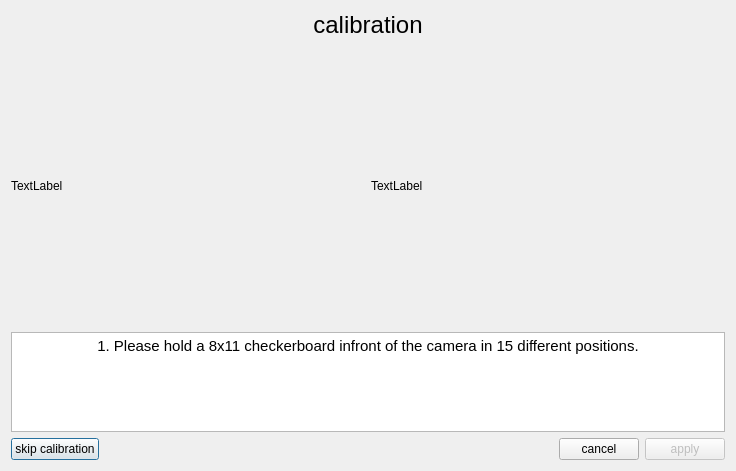
<?xml version="1.0" encoding="UTF-8"?>
<ui version="4.0">
 <class>CalibrationWindow</class>
 <widget class="QDialog" name="CalibrationWindow">
  <property name="geometry">
   <rect>
    <x>0</x>
    <y>0</y>
    <width>736</width>
    <height>471</height>
   </rect>
  </property>
  <property name="windowTitle">
   <string>Dialog</string>
  </property>
  <layout class="QGridLayout" name="gridLayout">
   <item row="5" column="0">
    <spacer name="verticalSpacer_2">
     <property name="orientation">
      <enum>Qt::Vertical</enum>
     </property>
     <property name="sizeHint" stdset="0">
      <size>
       <width>20</width>
       <height>40</height>
      </size>
     </property>
    </spacer>
   </item>
   <item row="3" column="0">
    <layout class="QHBoxLayout" name="horizontalLayout">
     <item>
      <widget class="QLabel" name="labelImageLeft">
       <property name="text">
        <string>TextLabel</string>
       </property>
      </widget>
     </item>
     <item>
      <widget class="QLabel" name="labelImageRight">
       <property name="text">
        <string>TextLabel</string>
       </property>
      </widget>
     </item>
    </layout>
   </item>
   <item row="1" column="0">
    <widget class="QLabel" name="labelTitle">
     <property name="font">
      <font>
       <pointsize>18</pointsize>
      </font>
     </property>
     <property name="frameShape">
      <enum>QFrame::NoFrame</enum>
     </property>
     <property name="text">
      <string>calibration</string>
     </property>
     <property name="alignment">
      <set>Qt::AlignCenter</set>
     </property>
    </widget>
   </item>
   <item row="7" column="0">
    <layout class="QHBoxLayout" name="horizontalLayout_2">
     <item>
      <widget class="QPushButton" name="pushButton_skipCalib">
       <property name="text">
        <string>skip calibration</string>
       </property>
      </widget>
     </item>
     <item>
      <spacer name="horizontalSpacer">
       <property name="orientation">
        <enum>Qt::Horizontal</enum>
       </property>
       <property name="sizeHint" stdset="0">
        <size>
         <width>40</width>
         <height>20</height>
        </size>
       </property>
      </spacer>
     </item>
     <item>
      <widget class="QPushButton" name="pushButtonCancel">
       <property name="text">
        <string>cancel</string>
       </property>
      </widget>
     </item>
     <item>
      <widget class="QPushButton" name="pushButtonApply">
       <property name="enabled">
        <bool>false</bool>
       </property>
       <property name="text">
        <string>apply</string>
       </property>
      </widget>
     </item>
    </layout>
   </item>
   <item row="2" column="0">
    <spacer name="verticalSpacer">
     <property name="orientation">
      <enum>Qt::Vertical</enum>
     </property>
     <property name="sizeHint" stdset="0">
      <size>
       <width>20</width>
       <height>40</height>
      </size>
     </property>
    </spacer>
   </item>
   <item row="6" column="0">
    <widget class="QTextBrowser" name="instructionBox">
     <property name="maximumSize">
      <size>
       <width>16777215</width>
       <height>100</height>
      </size>
     </property>
     <property name="html">
      <string>&lt;!DOCTYPE HTML PUBLIC &quot;-//W3C//DTD HTML 4.0//EN&quot; &quot;http://www.w3.org/TR/REC-html40/strict.dtd&quot;&gt;
&lt;html&gt;&lt;head&gt;&lt;meta name=&quot;qrichtext&quot; content=&quot;1&quot; /&gt;&lt;style type=&quot;text/css&quot;&gt;
p, li { white-space: pre-wrap; }
&lt;/style&gt;&lt;/head&gt;&lt;body style=&quot; font-family:'Ubuntu'; font-size:11pt; font-weight:400; font-style:normal;&quot;&gt;
&lt;p align=&quot;center&quot; style=&quot; margin-top:0px; margin-bottom:0px; margin-left:0px; margin-right:0px; -qt-block-indent:0; text-indent:0px;&quot;&gt;1. Please hold a 8x11 checkerboard infront of the camera in 15 different positions.&lt;/p&gt;&lt;/body&gt;&lt;/html&gt;</string>
     </property>
    </widget>
   </item>
  </layout>
 </widget>
 <resources/>
 <connections/>
</ui>
